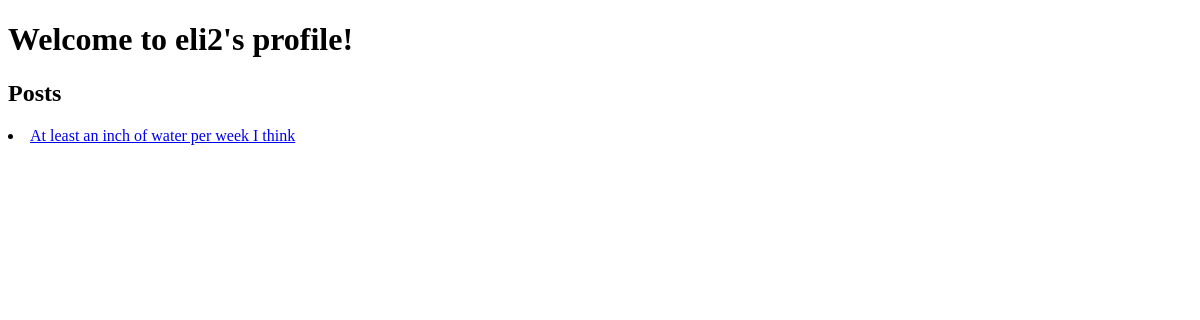
Page /user/eli2/ on the earlier database version.
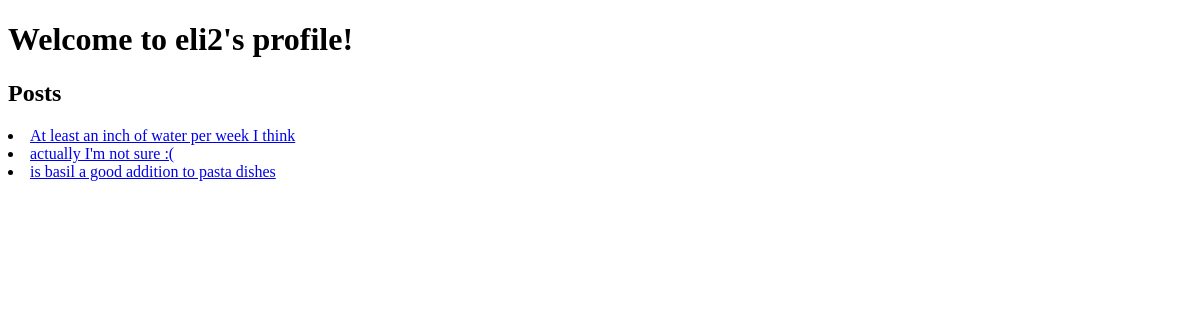
Same page on the later database version.
### plants/models.py (models this page shows, shortened)
class Post(models.Model):
	post_content = models.CharField(max_length=1000) # in case there is a lot of explaining to do :)
	post_plant = models.ForeignKey(Plant, on_delete=models.CASCADE, null=True, blank=True, default=None) # when the plant is deleted (shouldn't happen), remove posts
	author = models.ForeignKey(User, on_delete=models.CASCADE) # had to add null possibility?
	pub_date = models.DateTimeField('date published')
	post_parent = models.ForeignKey('self', on_delete=models.CASCADE, null=True, blank=True, default=None) # post deletes if the parent post deletes
	helpful = models.IntegerField(default=0) # for people who think the most is helpful (basically a 'like')
	also_questioning = models.IntegerField(default=0) # a 'like' to indicate that other people have the same issue

### plants/views.py (the view)
# urls.py: path('user/<str:username>/', views.user, name='userinfo'),
def user(request, username):
	template = loader.get_template('user.html')
	try:
		userInfo = User.objects.filter(username=username)[0]
	except:
		template = loader.get_template('nouser.html')
		context = {
			'username': username # not user object because it didn't exist :(
		}
		return HttpResponse(template.render(context, request))
	template = loader.get_template('user.html')
	context = {
		'posts': Post.objects.filter(author=userInfo.id).order_by('id'),
		'username': userInfo.username,
	}
	return HttpResponse(template.render(context, request))

### plants/templates/user.html (shortened to what this page needs)
<!DOCTYPE html>
<html>
	<head>
	</head>
	<body>
		<h1> Welcome to {{ username }}'s profile! </h1>
		<h2> Posts </h2>
		{% for post in posts %}
			<li><a href="/post/{{ post.id|add:'-1'}}/">{{ post.post_content }}</a></li>
		{% endfor %}
	</body>
</html>

Differences in the rows shown:
added Post: post_content "actually I'm not sure :("
added Post: post_content "is basil a good addition to pasta dishes"
